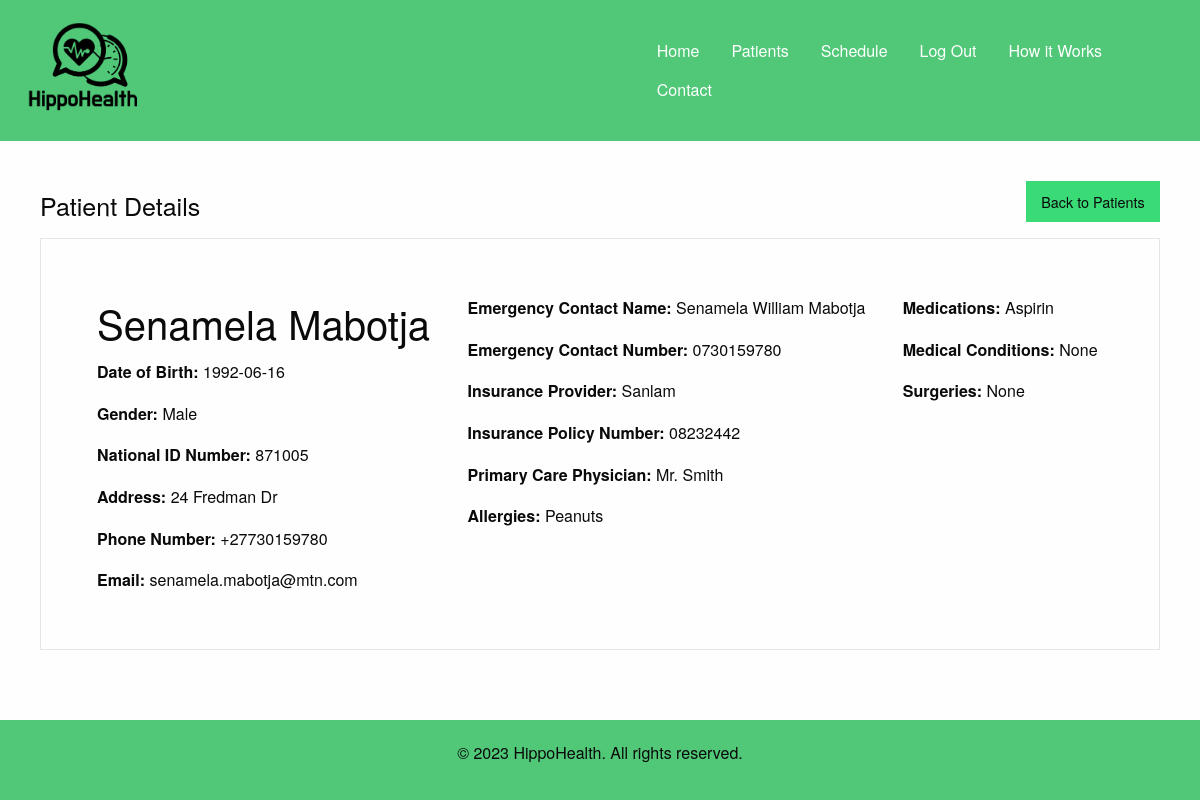
Screenshot of /view_patient/1 (signed in) with the database file from the repository.
### app.py (models this page shows)
class Patient(db.Model):
    id = db.Column(db.Integer, primary_key=True)
    first_name = db.Column(db.String(100), nullable=False)
    last_name = db.Column(db.String(100), nullable=False)
    date_of_birth = db.Column(db.Date, nullable=False)
    gender = db.Column(db.String(10), nullable=False)
    national_id_number = db.Column(db.String(11), nullable=False)
    address = db.Column(db.String(200), nullable=False)
    phone_number = db.Column(db.String(15), nullable=False)
    email = db.Column(db.String(100), nullable=False)
    emergency_contact_name = db.Column(db.String(100), nullable=True)
    emergency_contact_number = db.Column(db.String(15), nullable=True)
    insurance_provider = db.Column(db.String(100), nullable=True)
    insurance_policy_number = db.Column(db.String(50), nullable=True)
    primary_care_physician = db.Column(db.String(100), nullable=True)
    allergies = db.Column(db.String(200), nullable=True)
    medications = db.Column(db.String(200), nullable=True)
    medical_conditions = db.Column(db.String(200), nullable=True)
    surgeries = db.Column(db.String(200), nullable=True)
    user_id = db.Column(db.Integer, db.ForeignKey('user.id'), nullable=False)
    user = db.relationship('User', backref=db.backref('patients', lazy=True))

### app.py (the view)
@app.route('/view_patient/<int:patient_id>')
@login_required
def view_patient(patient_id):
    patient = Patient.query.get_or_404(patient_id)
    return render_template('patient.html', patient=patient)

### app.py (called while the page is built)
@login_manager.user_loader
def load_user(user_id):
    return User.query.get(int(user_id))

### templates/patient.html
{% extends 'layout.html' %}
{% block content %}
<div class="container main-content">
  <div class="container" style="width: 100%">
    <div class="top-nav-patient">
      <h4>Patient Details</h4>
      <a class="button success back-from-view-patient-btn" href="{{ url_for('patients')}}">Back to Patients</a>
    </div>
    <div class="card patient-card">
        <div class="card-section">
            <h2>{{ patient.first_name }} {{ patient.last_name }}</h2>
            <p><strong>Date of Birth:</strong> {{ patient.date_of_birth }}</p>
            <p><strong>Gender:</strong> {{ patient.gender }}</p>
            <p><strong>National ID Number:</strong> {{ patient.national_id_number }}</p>
            <p><strong>Address:</strong> {{ patient.address }}</p>
            <p><strong>Phone Number:</strong> {{ patient.phone_number }}</p>
            <p><strong>Email:</strong> {{ patient.email }}</p>
        </div>
        <div class="card-section">
          <p><strong>Emergency Contact Name:</strong> {{ patient.emergency_contact_name }}</p>
          <p><strong>Emergency Contact Number:</strong> {{ patient.emergency_contact_number }}</p>
          <p><strong>Insurance Provider:</strong> {{ patient.insurance_provider }}</p>
          <p><strong>Insurance Policy Number:</strong> {{ patient.insurance_policy_number }}</p>
          <p><strong>Primary Care Physician:</strong> {{ patient.primary_care_physician }}</p>
          <p><strong>Allergies:</strong> {{ patient.allergies }}</p>
        </div>
        <div class="card-section">
          <p><strong>Medications:</strong> {{ patient.medications }}</p>
          <p><strong>Medical Conditions:</strong> {{ patient.medical_conditions }}</p>
          <p><strong>Surgeries:</strong> {{ patient.surgeries }}</p>
        </div>
    </div>
</div>
</div>
{% endblock %}

### static/css/app.css (style rules this page uses)
.main-content { padding: 40px; display: flex; flex-direction: row; width: 100%; }
.patient-card { display: flex; flex-direction: row; width: 100%; padding: 40px; }
.top-nav-patient, .top-nav-settings { display: flex; flex-direction: row; justify-content: space-between; align-items: center; }
.back-from-view-patient-btn { margin-left: 120px; }

### rows the page displays
Patient: first_name "Senamela", last_name "Mabotja", date_of_birth "1992-06-16", gender "Male", national_id_number "871005", address "24 Fredman Dr", phone_number "+27730159780", email "senamela.mabotja@mtn.com", emergency_contact_name "Senamela William Mabotja", emergency_contact_number "0730159780", insurance_provider "Sanlam", insurance_policy_number "08232442", primary_care_physician "Mr. Smith", allergies "Peanuts", medications "Aspirin", medical_conditions "None", surgeries "None"
